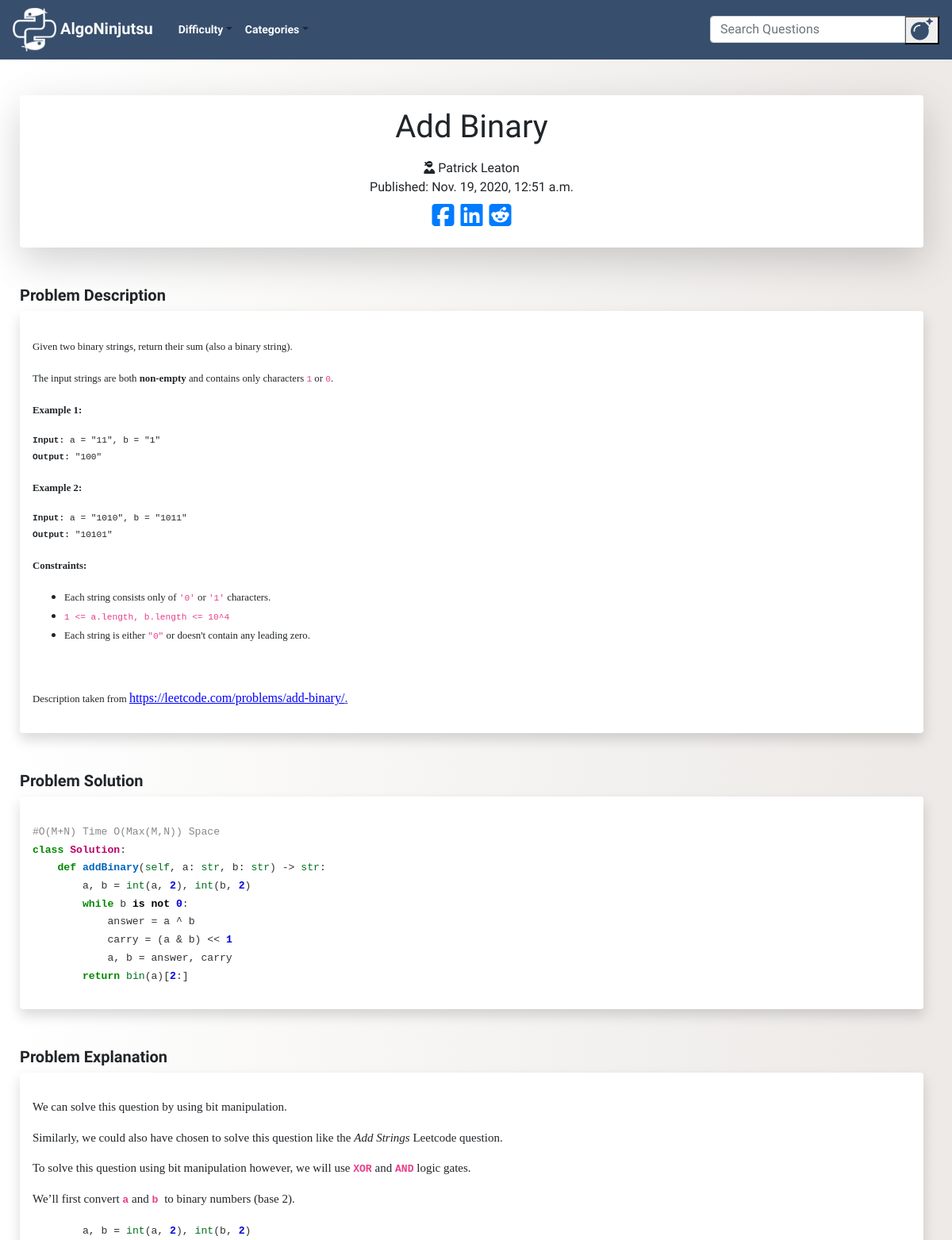
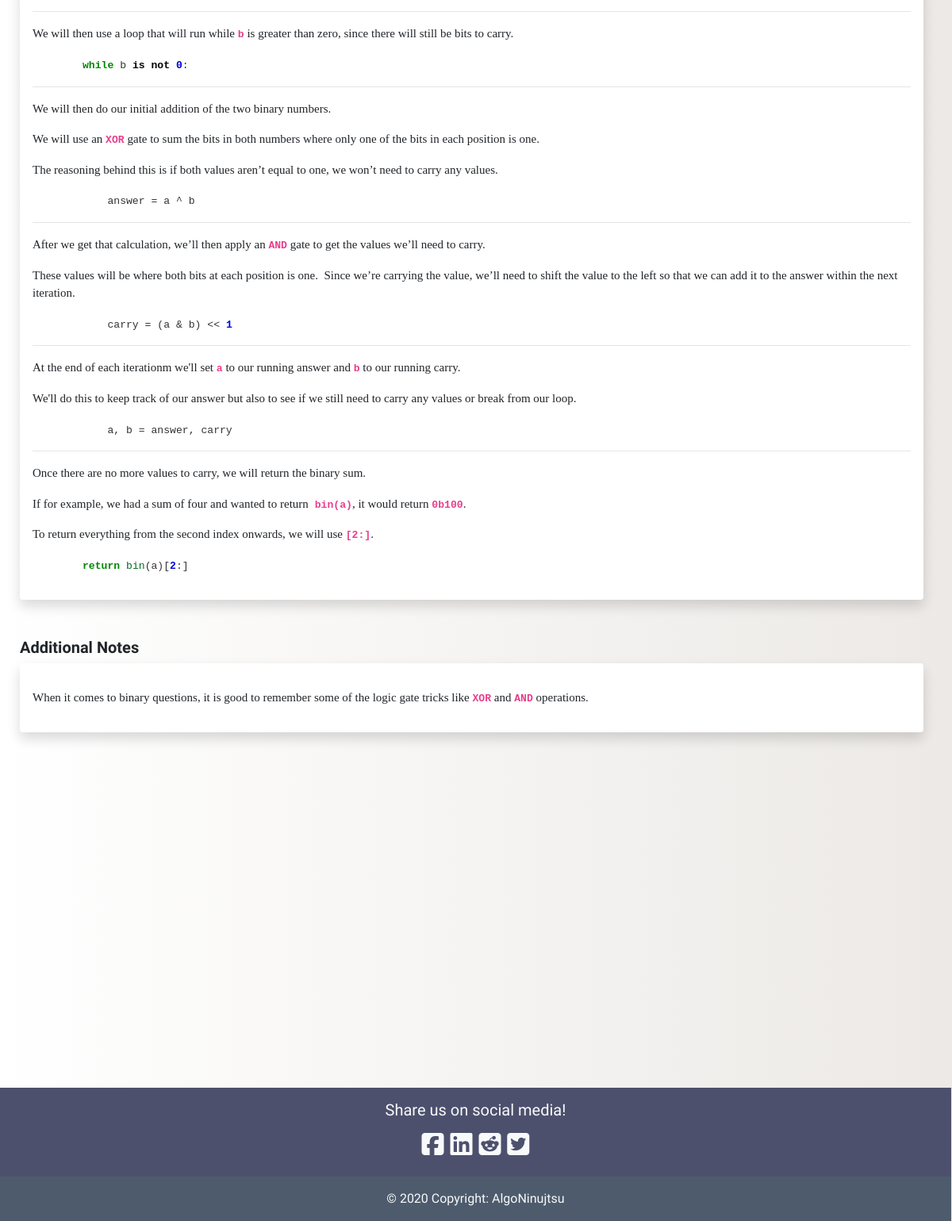
The app's page /post/17/ with its own data (2 pictures, top to bottom).
### blog/models.py (models this page shows, shortened)
class Post(models.Model):
    author = models.TextField()
    title = RichTextField()
    category = models.TextField(choices = CATEGORY_CHOICES, default = 'arrays')
    alt_category = models.TextField(choices = CATEGORY_CHOICES, blank=True, null = True)
    difficulty = models.TextField(choices = DIFFICULTY_CHOICES, default = 'easy')
    description = RichTextField()
    text = RichTextField()
    explanation = RichTextField()
    additional_notes = RichTextField(blank=True, null = True)
    published_date = models.DateTimeField(blank=True, null=True)

### blog/views.py (the view)
# urls.py: path('post/<int:pk>/', views.PostDetailView.as_view(), name='post_detail'),
class PostDetailView(DetailView):
    model = Post

### blog/templates/blog/post_detail.html (shortened to what this page needs)
{% extends 'blog/base.html' %}
{% block content %}
<div class="pops col-md-12">
  <div class="detail_title shadow-lg p-3 mb-5 bg-white rounded">
    <div align="center">
      <h1 class="posttitle">{{post.title|safe}}</h1>
      <i class="fas fa-user-ninja"></i>
      {{post.author}}
    </div>
    {% if post.published_date %}
    <div class="date postdate">
      Published: {{ post.published_date }}
    </div>
    {% else %}
    <a class="btn btn-default" href="{% url 'post_publish' pk=post.pk%}">Publish</a>
    {% endif %}
    <div class="fa-2x social_links" align="center">
      <a href="https://www.facebook.com/sharer/sharer.php?u={{request.build_absolute_uri}}">
        <i class="fab fa-facebook-square"></i>
      </a>
        <a href="https://www.linkedin.com/shareArticle?mini=true&url={{request.build_absolute_uri}}&title=Gaijin%20Gaming&summary=Check%20out%20this%20article%20from%20Gaijin%20Gaming%20&source={{request.build_absolute_uri}}">
        <i class="fab fa-linkedin"></i>
      </a>
      <a href="http://www.reddit.com/submit?url={{request.build_absolute_uri}}&title=Check%20out%20this%20article%20from%20Gaijin%20Gaming">
        <i class="fab fa-reddit-square"></i>
      </a>
     </div>
  </div>
<h5><b>Problem Description</b></h5>
  <div class="postdescription shadow p-3 mb-5 bg-white rounded">
      <p>{{ post.description|safe}}</p>
  </div>
<h5><b>Problem Solution</b></h5>
  <div class="posttext shadow p-3 mb-5 bg-white rounded">
      <p>{{ post.text|safe}}</p>
  </div>
<h5><b>Problem Explanation</b></h5>
<div class="postexplanation shadow p-3 mb-5 bg-white rounded">
    <p>{{ post.explanation|safe}}</p>
</div>
{% if post.additional_notes %}
<h5><b>Additional Notes</b></h5>
<div class="additionalnotes shadow p-3 mb-5 bg-white rounded">
    <p>{{ post.additional_notes|safe}}</p>
</div>
{% endif %}
  </div>
  {% endblock %}

### blog/static/css/blog.css (style rules this page uses)
body { padding-top: 120px; font-family: 'Special Elite', cursive; background: #ECE9E6; background: -webkit-linear-gradient(to right, #FFFFFF, #ECE9E6); background: linear-gradient(to right, #FFFFFF, #ECE9E6); width:97%; }
.pops { padding-left: 30px; }
.postdate { text-align: center; }
.posttext { font-family: verdana; font-size: 15px; }
.postdescription { font-family: verdana; }
.postexplanation { font-family: verdana; font-size: 15px; }
.additionalnotes { font-family: verdana; font-size: 15px; }

### records on screen
Post: title "Add Binary", author "Patrick Leaton", published_date "Nov. 19, 2020, 12:51 a.m.", description "Given two binary strings, return their sum (also a binary string). The input strings are both non-empty and contains only characters 1 or 0 . Example 1: Input: a = \"11\", b = \"1\" Output: \"100\" Example 2: Input: a = \"1010\", b = \"1011\" Output: \"10101\" Constraints: Each string consists only of '0' or '1' characters. 1 <= a.length, b.length <= 10^4 Each string is either \"0\" or doesn't contain any leading zero. Description taken from https://leetcode.com/problems/add-binary/ .", text "#O(M+N) Time O(Max(M,N)) Space class Solution : def addBinary ( self , a: str , b: str ) -> str : a, b = int (a, 2 ), int (b, 2 ) while b is not 0 : answer = a ^ b carry = (a & b) << 1 a, b = answer, carry return bin (a)[ 2 :]", explanation "We can solve this question by using bit manipulation. Similarly, we could also have chosen to solve this question like the Add Strings Leetcode question. To solve this question using bit manipulation however, we will use XOR and AND logic gates. We’ll first convert a and b to binary numbers (base 2). a, b = int (a, 2 ), int (b, 2 ) We will then use a loop that will run while b is greater than zero, since there will still be bits to carry. while b is not 0 : We will then do our initial addition of the two binary numbers. We will use an XOR gate to sum the bits in both numbers where only one of the bits in each position is one. The reasoning behind this is if both values aren’t equal to one,…", additional_notes "When it comes to binary questions, it is good to remember some of the logic gate tricks like XOR and AND operations."
